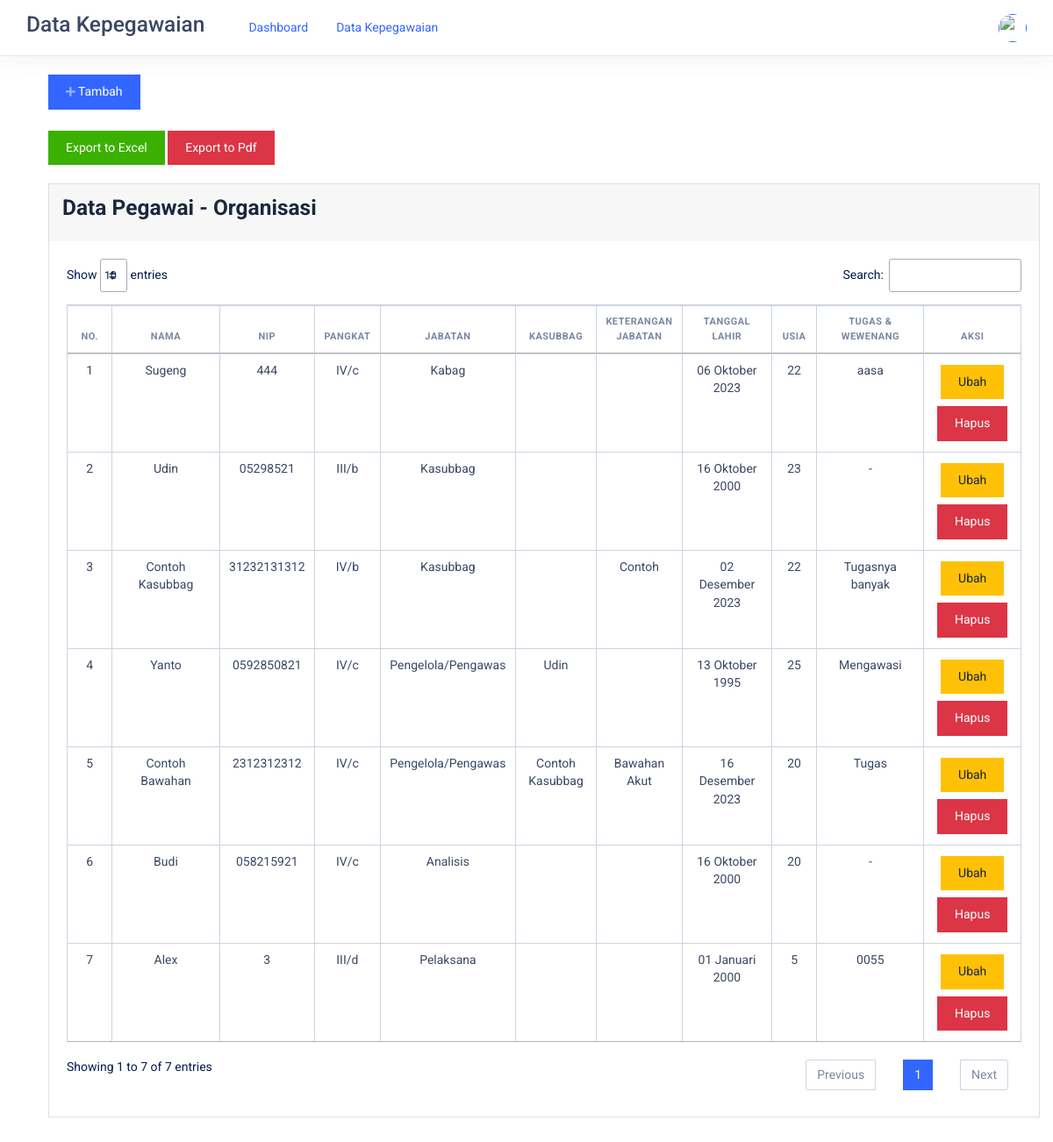
The app's page /dashboard.php (signed in) with its own data.
### tables this page shows
CREATE TABLE `jabatan` (
  `idjabatan` int NOT NULL,
  `nama` text NOT NULL,
  `nip` varchar(25) NOT NULL,
  `pangkat` varchar(50) NOT NULL,
  `jabatan` varchar(100) NOT NULL,
  `tanggallahir` date NOT NULL,
  `usia` varchar(3) NOT NULL,
  `tugas` text NOT NULL,
  `relasi` text,
  `keterangan` text
);

### koneksi.php (called while the page is built, shortened)
<?php
function tanggal($tgl)
{
    $tanggal = substr($tgl, 8, 2);
    $bulan = bulan(substr($tgl, 5, 2));
    $tahun = substr($tgl, 0, 4);
    return $tanggal . ' ' . $bulan . ' ' . $tahun;
}
function bulan($bln)
{
    switch ($bln) {
        case 1:
            return "Januari";
            break;
        case 10:
            return "Oktober";
            break;
        case 12:
            return "Desember";
            break;
    }
}
?>

### dashboard.php (the view, shortened to what this page needs)
<?php include 'header.php'; ?>
<div class="az-content-body pd-lg-l-40 d-flex flex-column">
    <div class="container-fluid">
        <div class="d-sm-flex align-items-center justify-content-between mb-4">
            <button type="button" class="btn btn-primary" data-toggle="modal" data-target="#myModal">
                <i class="fas fa-plus fa-sm text-white-50"></i> Tambah
            </button>
        </div>
        <button type="button" value="Export Excel" onclick="window.open('laporan-excel.php')" class="btn btn-success">Export to Excel</button>
        <button type="button" value="Export PDF" onclick="window.open('laporan-cetak.php', '_blank')" class="btn btn-danger">Export to Pdf</button>
        <br><br>
        <div class="row mb-5">
            <div class="col-12">
                <div class="card">
                    <div class="card-header">
                        <h3 class="card-title">Data Pegawai - Organisasi</h3>
                    </div>
                    <div class="card-body">
                        <div class="table-responsive">
                            <table id="table" class="table table-bordered table-hover">
                                <thead>
                                    <tr>
                                        <th width="30px">No.</th>
                                        <th width="100px">Nama</th>
                                        <th width="50px">NIP</th>
                                        <th width="50px">Pangkat</th>
                                        <th width="70px">Jabatan</th>
                                        <th width="70px">Kasubbag</th>
                                        <th width="70px">Keterangan Jabatan</th>
                                        <th width="80px">Tanggal Lahir</th>
                                        <th width="30px">Usia</th>
                                        <th width="100px">Tugas & Wewenang</th>
                                        <th width="50px">Aksi</th>
                                    </tr>
                                </thead>
                                <tbody>
                                    <?php
                                    $nomor = 1;
                                    $ambil = $koneksi->query("SELECT * FROM Jabatan ORDER BY FIELD(jabatan, 'Kabag', 'Kasubbag', 'Pengelola/Pengawas','Analisis','Pelaksana')");
                                    while ($data = $ambil->fetch_assoc()) {
                                        if( $data['relasi'] != '0'){
                                            $kassubbag = $koneksi->query("SELECT * FROM jabatan WHERE idjabatan = '".$data['relasi']."'")->fetch_assoc();
                                        }
                                        ?>
                                        <tr>
                                            <td><?php echo $nomor; ?></td>
                                            <td><?php echo $data['nama'] ?></td>
                                            <td><?php echo $data['nip'] ?></td>
                                            <td><?php echo $data['pangkat'] ?></td>
                                            <td><?php echo $data['jabatan'] ?></td>
                                            <td><?php if($data['relasi'] != '0'){echo $kassubbag['nama'];} ?></td>
                                            <td><?php echo $data['keterangan'] ?></td>
                                            <td><?php echo tanggal($data['tanggallahir']) ?></td>
                                            <td><?php echo $data['usia'] ?></td>
                                            <td><?php echo $data['tugas'] ?></td>
                                            <td>
                                                <button type="button" class="btn btn-warning m-1" data-toggle="modal" data-target="#modalEdit<?= $data['idjabatan']; ?>">Ubah</button>
                                                <a href="hapus.php?id=<?php echo $data['idjabatan']; ?>" class="btn btn-danger m-1" onclick="return confirm('Apakah Anda Yakin Ingin Menghapus Data ?')">Hapus</a>
                                            </td>
                                        </tr>
                                        <?php $nomor++; ?>
                                    <?php } ?>
                                </tbody>
                            </table>
                        </div>
                    </div>
                </div>
            </div>
        </div>
    </div>
</div>
<?php include 'footer.php'; ?>

### header.php (shortened to what this page needs)
<?php
include 'koneksi.php';
?>
<!DOCTYPE html>
<html lang="en">
<head>
    <link href="assets_home/home/lib/fontawesome-free/css/all.min.css" rel="stylesheet">
    <link href="assets_home/home/lib/ionicons/css/ionicons.min.css" rel="stylesheet">
    <link href="assets_home/home/lib/typicons.font/typicons.css" rel="stylesheet">
    <link href="assets_home/home/lib/flag-icon-css/css/flag-icon.min.css" rel="stylesheet">
    <link rel="stylesheet" href="assets_home/home/css/azia.css">
    <link rel="stylesheet" href="https://cdn.datatables.net/1.13.6/css/jquery.dataTables.min.css">
    <link rel="stylesheet" href="https://cdn.datatables.net/buttons/2.4.1/css/buttons.dataTables.min.css">
    <link rel="stylesheet" href="assets/DataTables/DataTables-1.10.18/css/dataTables.bootstrap4.min.css">
</head>
<body>
    <div class="az-header">
        <div class="container">
            <div class="az-header-left">
                <a href="beranda.php">
                    <h3 class="text-dark"> Data Kepegawaian</h3>
                </a>
                <a href="beranda.php" class="nav-link" style="padding-left: 50px;">Dashboard</a>
                <a href="dashboard.php" class="nav-link">Data Kepegawaian</a>
            </div>
            <div class="az-header-right">
                <div class="dropdown az-profile-menu">
                    <a href="" class="az-img-user"><img src="assets_home/home/adm.png" alt=""></a>
                </div>
            </div>
        </div>
    </div>
    <br>

### footer.php (shortened to what this page needs)
</body>
</html>

### records on screen
jabatan: nama "Sugeng", nip "444", pangkat "IV/c", jabatan "Kabag", tanggallahir "06 Oktober 2023", usia "22", tugas "aasa"
jabatan: nama "Udin", nip "05298521", pangkat "III/b", jabatan "Kasubbag", tanggallahir "16 Oktober 2000", usia "23", tugas "-"
jabatan: nama "Contoh Kasubbag", nip "31232131312", pangkat "IV/b", jabatan "Kasubbag", keterangan "Contoh", tanggallahir "02 Desember 2023", usia "22", tugas "Tugasnya banyak"
jabatan: nama "Yanto", nip "0592850821", pangkat "IV/c", jabatan "Pengelola/Pengawas", jabatan.nama "Udin", tanggallahir "13 Oktober 1995", usia "25", tugas "Mengawasi"
jabatan: nama "Contoh Bawahan", nip "2312312312", pangkat "IV/c", jabatan "Pengelola/Pengawas", jabatan.nama "Contoh Kasubbag", keterangan "Bawahan Akut", tanggallahir "16 Desember 2023", usia "20", tugas "Tugas"
jabatan: nama "Budi", nip "058215921", pangkat "IV/c", jabatan "Analisis", tanggallahir "16 Oktober 2000", usia "20", tugas "-"
jabatan: nama "Alex", nip "3", pangkat "III/d", jabatan "Pelaksana", tanggallahir "01 Januari 2000", usia "5", tugas "0055"
